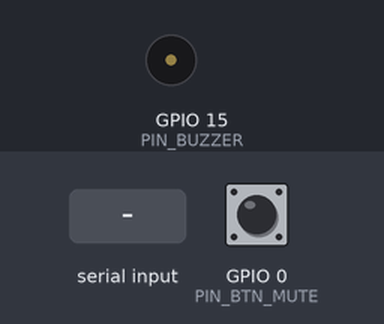
Recording of a sketch running on a simulated ESP32. On the bench: buzzer (waves = sounding, pin HIGH). The inputs (shaded band) are chosen by the test bench; at power-on: GPIO 0 (PIN_BTN_MUTE) HIGH. What the sketch prints to the serial monitor is not drawn.

Above: at 1.2 s.
1.3 s: "w\n" received over Serial
At 1.38 s:
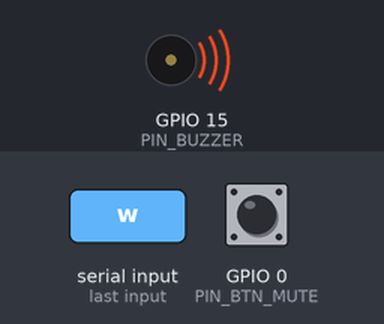
4.3 s: GPIO 0 (PIN_BTN_MUTE) pulled LOW for 0.15 s
Timing chart, 0 to 7.3 s (numbered marks = the images above; inputs shaded):
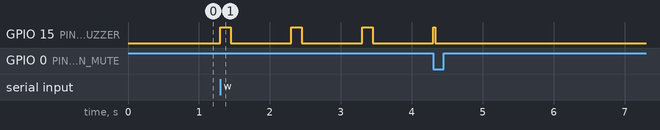

Measured:
- after the input at 1.3 s, GPIO 15 (PIN_BUZZER): alternates HIGH for 0.15 s and LOW for 0.85 s, starting at once

The sketch:

04_boot_mute.ino
```cpp
#include <Arduino.h>

#include "ActiveBuzzer.h"
#include "DebouncedButton.h"
#include "NodeBPins.h"

namespace {
aether::ActiveBuzzer buzzer(PIN_BUZZER);
aether::DebouncedButton muteButton(PIN_BTN_MUTE);
constexpr uint32_t kStatusPeriodMs = 1000;
constexpr uint8_t kMaxSerialBytesPerLoop = 16;
uint32_t lastStatusMs = 0;
uint32_t pressCount = 0;

void printStatus(uint32_t nowMs, const char* event = "STATUS") {
  Serial.printf("{\"system\":\"AETHER\",\"node\":\"nodeB\",\"component\":\"BOOT_MUTE\","
                "\"uptime_ms\":%lu,\"event\":\"%s\",\"button_pressed\":%s,"
                "\"button_armed\":%s,\"press_count\":%lu,\"pattern\":\"%s\","
                "\"muted\":%s,\"output_high\":%s}\n",
                static_cast<unsigned long>(nowMs), event,
                muteButton.pressed() ? "true" : "false",
                muteButton.armed() ? "true" : "false",
                static_cast<unsigned long>(pressCount),
                aether::ActiveBuzzer::patternName(buzzer.pattern()),
                buzzer.muted() ? "true" : "false", buzzer.outputHigh() ? "true" : "false");
}

void serviceButton(uint32_t nowMs) {
  if (muteButton.update(nowMs)) {
    ++pressCount;
    buzzer.setMuted(true, nowMs);  // Mute idempoten; tidak melakukan toggle.
    printStatus(nowMs, "BUTTON_MUTE");
  }
}

void printHelp() {
  Serial.println("BOOT=mute; serial: t=test, w=warning, c=critical, s=stop, m=mute, u=unmute, i=status, ?=help");
}

void handleCommand(char command, uint32_t nowMs) {
  switch (command) {
    case 't': buzzer.setPattern(aether::BuzzerPattern::Test, nowMs); break;
    case 'w': buzzer.setPattern(aether::BuzzerPattern::Warning, nowMs); break;
    case 'c': buzzer.setPattern(aether::BuzzerPattern::Critical, nowMs); break;
    case 's': buzzer.setPattern(aether::BuzzerPattern::Off, nowMs); break;
    case 'm': buzzer.setMuted(true, nowMs); break;
    case 'u': buzzer.setMuted(false, nowMs); break;
    case 'i': break;
    case '?': printHelp(); return;
    case '\r': case '\n': case ' ': case '\t': return;
    default:
      Serial.println("{\"error\":\"UNKNOWN_COMMAND\",\"help\":\"?\"}");
      return;
  }
  printStatus(nowMs, "SERIAL_COMMAND");
}
}  // namespace

void setup() {
  buzzer.begin();
  muteButton.begin(millis());
  Serial.begin(115200);
  Serial.println("AETHER Node B | Bagian 04: BOOT Mute | GPIO=0 ACTIVE=LOW DEBOUNCE=30ms");
  printHelp();
  lastStatusMs = millis();
  printStatus(lastStatusMs);
}

void loop() {
  uint32_t nowMs = millis();
  serviceButton(nowMs);  // Proses mute sebelum memperbarui fase buzzer.
  buzzer.update(nowMs);
  for (uint8_t i = 0; i < kMaxSerialBytesPerLoop && Serial.available() > 0; ++i) {
    nowMs = millis();
    serviceButton(nowMs);
    buzzer.update(nowMs);
    handleCommand(static_cast<char>(Serial.read()), nowMs);
  }
  nowMs = millis();
  serviceButton(nowMs);
  buzzer.update(nowMs);
  if (static_cast<uint32_t>(nowMs - lastStatusMs) >= kStatusPeriodMs) {
    lastStatusMs = nowMs;
    printStatus(nowMs);
  }
  delay(1);  // Yield scheduler; debounce dan pola tidak memakai delay penantian.
}
```

ActiveBuzzer.cpp
```cpp
#include "ActiveBuzzer.h"

namespace aether {

void ActiveBuzzer::begin() {
  pinMode(pin_, OUTPUT);
  digitalWrite(pin_, LOW);
  outputHigh_ = false;
  muted_ = false;
  pattern_ = BuzzerPattern::Off;
  patternStartMs_ = 0;
  started_ = true;
}

void ActiveBuzzer::writeOutput(bool high) {
  if (outputHigh_ == high) return;
  digitalWrite(pin_, high ? HIGH : LOW);
  outputHigh_ = high;
}

void ActiveBuzzer::setPattern(BuzzerPattern pattern, uint32_t nowMs) {
  if (!started_ || pattern_ == pattern) return;
  pattern_ = pattern;
  patternStartMs_ = nowMs;
  update(nowMs);  // Mulai atau hentikan output segera.
}

void ActiveBuzzer::setMuted(bool muted, uint32_t nowMs) {
  if (!started_ || muted_ == muted) return;
  if (muted) {
    // Aktifkan mute sebelum evaluasi fase agar tidak muncul pulsa ON sesaat.
    muted_ = true;
    update(nowMs);
    return;
  }
  // Evaluasi saat masih muted: Test yang kedaluwarsa tidak boleh diputar ulang.
  update(nowMs);
  muted_ = false;
  patternStartMs_ = nowMs;  // Unmute memulai fase bunyi baru.
  update(nowMs);
}

void ActiveBuzzer::update(uint32_t nowMs) {
  if (!started_) return;
  const uint32_t elapsed = static_cast<uint32_t>(nowMs - patternStartMs_);
  bool high = false;
  switch (pattern_) {
    case BuzzerPattern::Off:
      break;
    case BuzzerPattern::Test:
      if (elapsed >= 100U) {
        pattern_ = BuzzerPattern::Off;
      } else {
        high = true;
      }
      break;
    case BuzzerPattern::Warning:
      high = (elapsed % 1000U) < 150U;  // ON 150 ms, OFF 850 ms.
      break;
    case BuzzerPattern::Critical:
      high = (elapsed % 400U) < 200U;   // ON 200 ms, OFF 200 ms.
      break;
    default:
      pattern_ = BuzzerPattern::Off;  // Nilai tidak dikenal selalu diam.
      break;
  }
  writeOutput(high && !muted_);
}

const char* ActiveBuzzer::patternName(BuzzerPattern pattern) {
  switch (pattern) {
    case BuzzerPattern::Off: return "OFF";
    case BuzzerPattern::Test: return "TEST";
    case BuzzerPattern::Warning: return "WARNING";
    case BuzzerPattern::Critical: return "CRITICAL";
  }
  return "UNKNOWN";
}

}  // namespace aether
```

ActiveBuzzer.h
```cpp
#pragma once

#include <Arduino.h>

namespace aether {

enum class BuzzerPattern : uint8_t { Off, Test, Warning, Critical };

// Panggil update() sesering mungkin dari loop, bukan dari interrupt.
class ActiveBuzzer {
 public:
  explicit ActiveBuzzer(uint8_t pin) : pin_(pin) {}

  void begin();
  void setPattern(BuzzerPattern pattern, uint32_t nowMs);
  void setMuted(bool muted, uint32_t nowMs);
  void update(uint32_t nowMs);

  BuzzerPattern pattern() const { return pattern_; }
  bool muted() const { return muted_; }
  bool outputHigh() const { return outputHigh_; }
  static const char* patternName(BuzzerPattern pattern);

 private:
  void writeOutput(bool high);

  uint8_t pin_;
  bool started_ = false;
  bool muted_ = false;
  bool outputHigh_ = false;
  BuzzerPattern pattern_ = BuzzerPattern::Off;
  uint32_t patternStartMs_ = 0;
};

}  // namespace aether
```

DebouncedButton.cpp
```cpp
#include "DebouncedButton.h"

namespace aether {
namespace {
constexpr uint32_t kDebounceMs = 30;
}

void DebouncedButton::begin(uint32_t nowMs) {
  pinMode(pin_, INPUT_PULLUP);
  candidatePressed_ = digitalRead(pin_) == LOW;
  stablePressed_ = candidatePressed_;
  candidateSinceMs_ = nowMs;
  settled_ = false;
  armed_ = false;  // Harus melihat kondisi lepas stabil lebih dahulu.
  started_ = true;
}

bool DebouncedButton::update(uint32_t nowMs) {
  if (!started_) return false;
  const bool rawPressed = digitalRead(pin_) == LOW;
  if (rawPressed != candidatePressed_) {
    candidatePressed_ = rawPressed;
    candidateSinceMs_ = nowMs;
  }
  if (static_cast<uint32_t>(nowMs - candidateSinceMs_) < kDebounceMs) return false;
  if (settled_ && stablePressed_ == candidatePressed_) return false;

  stablePressed_ = candidatePressed_;
  settled_ = true;
  if (!stablePressed_) {
    armed_ = true;
    return false;
  }
  if (!armed_) return false;
  armed_ = false;
  return true;
}

}  // namespace aether
```

DebouncedButton.h
```cpp
#pragma once

#include <Arduino.h>

namespace aether {

// Tombol aktif LOW. Panggil begin/update dari satu loop pemilik.
class DebouncedButton {
 public:
  explicit DebouncedButton(uint8_t pin) : pin_(pin) {}

  void begin(uint32_t nowMs);
  // true tepat sekali per penekanan stabil, setelah pelepasan stabil.
  bool update(uint32_t nowMs);
  bool pressed() const { return settled_ && stablePressed_; }
  bool armed() const { return armed_; }

 private:
  uint8_t pin_;
  bool started_ = false;
  bool candidatePressed_ = false;
  bool stablePressed_ = false;
  bool settled_ = false;
  bool armed_ = false;
  uint32_t candidateSinceMs_ = 0;
};

}  // namespace aether
```

NodeBPins.h
```cpp
#pragma once

#define PIN_BTN_MUTE 0  // Tombol BOOT bawaan, INPUT_PULLUP, aktif LOW.
#define PIN_BUZZER 15   // Active buzzer, aktif HIGH.
```
